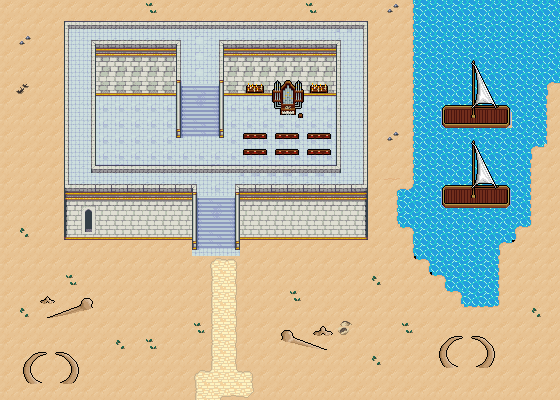

Below is a game level as drawn by its tile map, then a one-line description and the .tmx that defines it (tile-layer data replaced by summaries):
An orthogonal 35x25 tile map with 16x16 px tiles, 6 tile layers (Collision2, Collision, Background, Walls, ...), 6 tilesets and 29 objects (2x dialog).

<map version="1.10" tiledversion="1.10.1" orientation="orthogonal" renderorder="right-down" width="35" height="25" tilewidth="16" tileheight="16" infinite="0" nextlayerid="10" nextobjectid="80">
 <editorsettings>
  <export target="wastetown..tmx" format="tmx" />
 </editorsettings>
 <tileset firstgid="1" source="../../../../common/maps/tileset/main.tsx" />
 <tileset firstgid="10113" source="../../../../common/maps/tileset/buildings.tsx" />
 <tileset firstgid="11905" name="dungeon large" tilewidth="16" tileheight="16" tilecount="16384" columns="128">
  <image source="../../../../common/maps/tileset/dungeon/dungeon_bis.png" width="2048" height="2048" />
 </tileset>
 <tileset firstgid="28289" source="../../../../common/maps/tileset/dungeon/dungeon_bis.tsx" />
 <tileset firstgid="44673" source="../../../../common/maps/tileset/dungeon/animatedtiles.tsx" />
 <tileset firstgid="61057" source="../../../../common/maps/tileset/main-nocollide.tsx" />
 <layer id="9" name="Collision2" width="35" height="25">
  <data>[875 cells, 75 non-empty, 3 distinct tile ids]</data>
 </layer>
 <layer id="6" name="Collision" width="35" height="25">
  <data>[875 cells, 135 non-empty, 14 distinct tile ids]</data>
 </layer>
 <layer id="1" name="Background" width="35" height="25">
  <data>[875 cells, 185 non-empty, 8 distinct tile ids]</data>
 </layer>
 <layer id="2" name="Walls" width="35" height="25">
  <data>[875 cells, 659 non-empty, 32 distinct tile ids]</data>
 </layer>
 <layer id="3" name="Clutter" width="35" height="25">
  <data>[875 cells, 433 non-empty, 79 distinct tile ids]</data>
 </layer>
 <layer id="8" name="ClutterBis" width="35" height="25">
  <properties>
   <property name="spriteLayer" type="bool" value="true" />
  </properties>
  <data>[875 cells, 123 non-empty, 50 distinct tile ids]</data>
 </layer>
 <objectgroup id="4" name="Objects">
  <object id="38" template="../../../../common/maps/obj/entry_up.tx" x="180.63" y="399.698" width="88.9304" height="16">
   <properties>
    <property name="teleport" value="" />
   </properties>
  </object>
  <object id="50" template="../../../../common/maps/obj/enemy.tx" x="220" y="240">
   <properties>
    <property name="enemy" value="Arch Angel of Shandalar" />
    <property name="threatRange" type="int" value="20" />
   </properties>
  </object>
  <object id="51" template="../../../../common/maps/obj/treasure.tx" x="119.354" y="112.639"><properties><property name="reward">[
  {
    "type": "card",
    "probability": 0.2,
    "count": 1,
    "cardName": "Serra Angel|O90P"
  },
  {
    "type": "card",
    "probability": 1,
    "count": 1,
    "cardName": "Armageddon|LEA"
  },
  {
    "type": "card",
    "sourceDeck": "decks/rewards/tier-S.dck",
    "probability": 0.04,
    "count": 3,
    "addMaxCount": 2
  },
  {
    "type": "card",
    "sourceDeck": "decks/rewards/tier-A.dck",
    "probability": 0.18,
    "count": 3,
    "addMaxCount": 2
  },
  {
    "type": "card",
    "sourceDeck": "decks/rewards/tier-B.dck",
    "probability": 0.66,
    "count": 3,
    "addMaxCount": 2
  },
  {
    "type": "card",
    "sourceDeck": "decks/rewards/tier-C.dck",
    "probability": 0.66,
    "count": 3,
    "addMaxCount": 2
  },
  {
    "type": "card",
    "sourceDeck": "decks/rewards/tier-D.dck",
    "probability": 0.32,
    "count": 3,
    "addMaxCount": 2
  },
  {
    "type": "card",
    "sourceDeck": "decks/rewards/tier-E.dck",
    "probability": 0.14,
    "count": 3,
    "addMaxCount": 2
  }
]</property></properties></object>
  <object id="52" template="../../../../common/maps/obj/gold.tx" x="99.1001" y="131.475" />
  <object id="53" template="../../../../common/maps/obj/enemy.tx" x="122.559" y="128.649">
   <properties>
    <property name="enemy" value="High Priest of Shandalar" />
    <property name="threatRange" type="int" value="40" />
   </properties>
  </object>
  <object id="54" template="../../../../common/maps/obj/enemy.tx" x="343.924" y="114.932">
   <properties>
    <property name="enemy" value="Kiska-Ra of Shandalar" />
    <property name="threatRange" type="int" value="40" />
    <property name="waypoints" value="73,74" />
   <property name="effect">{"startBattleWithCard": ["City of Brass|ARN"]}</property>
    </properties>
  </object>
  <object id="55" template="../../../../common/maps/obj/enemy.tx" x="70.5139" y="102.578">
   <properties>
    <property name="enemy" value="Human guard" />
    <property name="threatRange" type="int" value="40" />
    <property name="waypoints" value="71,72" />
   </properties>
  </object>
  <object id="56" template="../../../../common/maps/obj/gold.tx" x="99.2609" y="112.417" />
  <object id="57" template="../../../../common/maps/obj/enemy.tx" x="373.131" y="358.616">
   <properties>
    <property name="enemy" value="Elephant" />
    <property name="threatRange" type="int" value="40" />
    <property name="waypoints" value="67,68" />
   <property name="effect">{"startBattleWithCard": ["Brushland|ICE", "Elephant Graveyard|ARN", "War Mammoth|LEA"]}</property>
</properties>
  </object>
  <object id="58" template="../../../../common/maps/obj/collision.tx" x="-2.71042" y="400.395" width="577.537" height="16" />
  <object id="59" template="../../../../common/maps/obj/collision.tx" x="-9.07737" y="-18.46" width="563.894" height="16" />
  <object id="60" template="../../../../common/maps/obj/collision.tx" x="558.491" y="-17.5202" width="23.6121" height="434.794" />
  <object id="61" template="../../../../common/maps/obj/collision.tx" x="-24.0852" y="-16.3832" width="23.6121" height="434.794" />
  <object id="62" template="../../../../common/maps/obj/enemy.tx" x="48.8478" y="344.002">
   <properties>
    <property name="enemy" value="Elephant" />
    <property name="threatRange" type="int" value="40" />
   <property name="effect">{"startBattleWithCard": ["Brushland|ICE", "Elephant Graveyard|ARN", "War Mammoth|LEA"]}</property>
</properties>
  </object>
  <object id="63" template="../../../../common/maps/obj/enemy.tx" x="24.7443" y="140.714">
   <properties>
    <property name="enemy" value="Rhino" />
    <property name="threatRange" type="int" value="40" />
   </properties>
  </object>
  <object id="64" template="../../../../common/maps/obj/manashards.tx" x="533.191" y="272.146" />
  <object id="65" template="../../../../common/maps/obj/manashards.tx" x="108.879" y="158.45" />
  <object id="66" template="../../../../common/maps/obj/booster.tx" x="312.167" y="113.882">
   <properties>
    <property name="reward">[
  {
    "editions": [ "MMQ", "NMS", "PTK" ],
    "type": "card",
    "count": 10,
    "rarity": [ "Common" ]
    "colors": [ "white","green"]
  },
  {
    "editions": [ "MMQ", "NMS", "PTK" ],
    "type": "card",
    "count": 3,
    "rarity": [ "Uncommon" ]
    "colors": [ "white","green" ]
  },
  {
    "editions": [ "MMQ", "NMS", "PTK" ],
    "type": "card",
    "count": 1,
    "rarity": [ "Rare" ]
    "colors": [ "white","green" ]
  }
]
</property>
   </properties>
  </object>
  <object id="67" template="../../../../common/maps/obj/waypoint.tx" x="331.268" y="359.919" />
  <object id="68" template="../../../../common/maps/obj/waypoint.tx" x="419.041" y="366.286" />
  <object id="71" template="../../../../common/maps/obj/waypoint.tx" x="71.1321" y="45.2095" />
  <object id="72" template="../../../../common/maps/obj/waypoint.tx" x="70.6773" y="184.828" />
  </objectgroup>
</map>
<!-- 7 of 29 objects omitted -->
